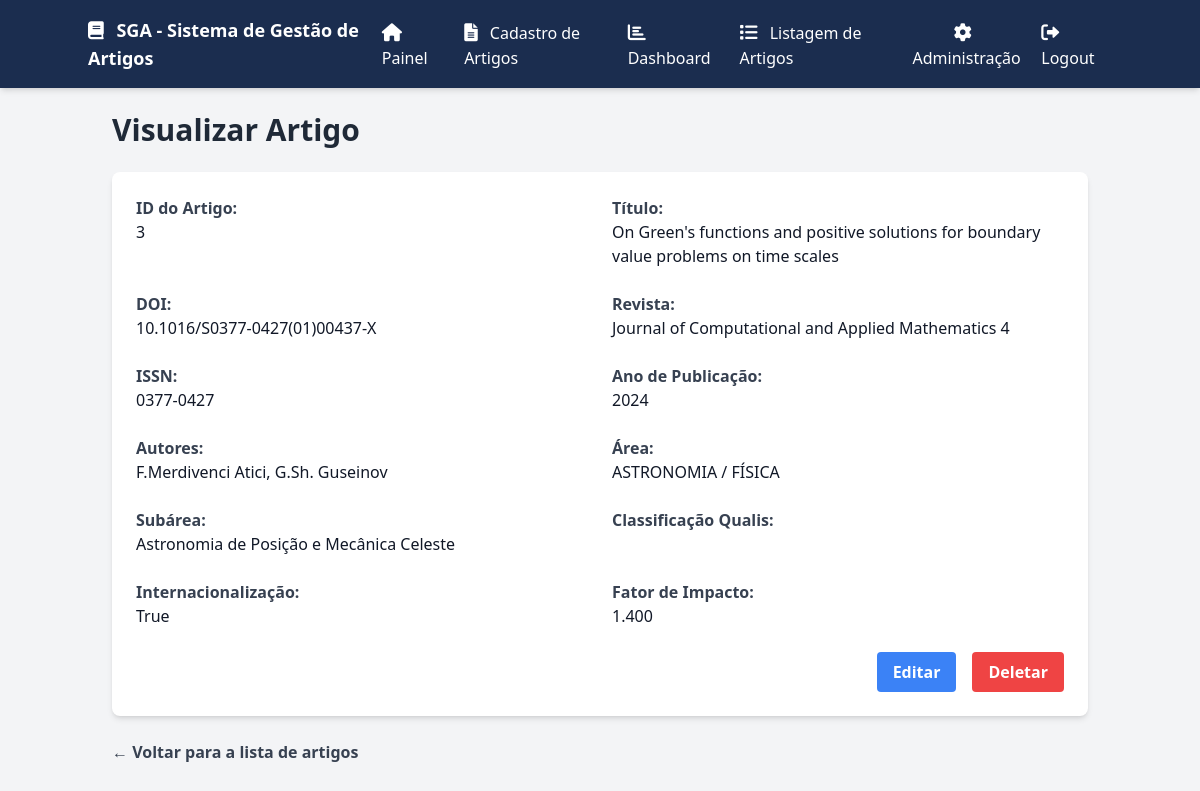
Screenshot of /visualizar_artigo/3 (signed in) with the database file from the repository.
### app/models.py (models this page shows)
class Artigo(db.Model):
    id = db.Column(db.Integer, primary_key=True)
    doi = db.Column(db.String(255), unique=True, nullable=False)
    titulo = db.Column(db.String(255), nullable=False)
    ano = db.Column(db.Integer, nullable=False)
    revista = db.Column(db.String(255), nullable=False)
    issn = db.Column(db.String(9), nullable=False)
    area_id = db.Column(db.Integer, nullable=False)
    subarea_id = db.Column(db.Integer, nullable=False)
    autores = db.Column(db.String(255), nullable=False)  # Armazenar autores como string, pode ser melhorado com tabela relacional
    internacionalizacao = db.Column(db.Boolean, default=False)
    classificacao = db.Column(db.String(10), nullable=True)
    fator_impacto = db.Column(db.Numeric(5, 3), nullable=True)

class Area(db.Model):
    id = db.Column(db.Integer, primary_key=True)
    nome = db.Column(db.String(255), nullable=False, unique=True)
    subareas = db.relationship('Subarea', backref='area', lazy=True)

class Subarea(db.Model):
    id = db.Column(db.Integer, primary_key=True)
    nome = db.Column(db.String(255), nullable=False, unique=True)
    area_id = db.Column(db.Integer, db.ForeignKey('area.id'), nullable=False)

### app/routes/routes.py (the view)
@main_bp.route('/visualizar_artigo/<int:id>')
@login_required
def visualizar_artigo(id):
    artigo = Artigo.query.get_or_404(id)
    area = Area.query.get(artigo.area_id)
    subarea = Subarea.query.get(artigo.subarea_id)
    area_nome = area.nome if area else "Não especificada"
    subarea_nome = subarea.nome if subarea else "Não especificada"
    return render_template('visualizar_artigo.html', artigo=artigo, area_nome=area_nome, subarea_nome=subarea_nome)

### app/__init__.py (called while the page is built)
@login_manager.user_loader
def load_user(user_id):
    from app.models import User
    return User.query.get(int(user_id))  # Carrega o usuário pelo ID

### app/templates/visualizar_artigo.html (shortened to what this page needs)
<!DOCTYPE html>
<html lang="pt-BR">
<head>
    <script src="https://cdn.tailwindcss.com"></script>
    <link rel="stylesheet" href="https://cdnjs.cloudflare.com/ajax/libs/font-awesome/6.0.0-beta3/css/all.min.css">
</head>
<body class="bg-gray-100 font-sans leading-normal tracking-normal">
    <nav class="bg-[#1b2d4f] p-4 shadow-md">
        <div class="container mx-auto flex justify-between items-center">
            <div class="text-white text-lg font-semibold">
                <i class="fas fa-book mr-2"></i> SGA - Sistema de Gestão de Artigos
            </div>
            <div id="menuItems" class="hidden md:flex space-x-4">
                <a href="{{ url_for('main.painel') }}" class="text-white hover:text-[#f9b233]">
                    <i class="fas fa-home mr-2 text-lg"></i> Painel
                </a>
                <a href="{{ url_for('main.submit_artigo') }}" class="text-white hover:text-[#f9b233]">
                    <i class="fas fa-file-alt mr-2 text-lg"></i> Cadastro de Artigos
                </a>
                <a href="{{ url_for('main.dashboard') }}" class="text-white hover:text-[#f9b233]">
                    <i class="fas fa-chart-bar mr-2 text-lg"></i> Dashboard
                </a>
                <a href="{{ url_for('main.listar_artigos') }}" class="text-white hover:text-[#f9b233]">
                    <i class="fas fa-list mr-2 text-lg"></i> Listagem de Artigos
                </a>
                {% if current_user.is_authenticated and current_user.is_admin %}
                <div class="relative group">
                    <button class="text-white hover:text-[#f9b233] focus:outline-none">
                        <i class="fas fa-cog mr-2 text-lg"></i> Administração
                    </button>
                </div>
                {% endif %}
                {% if current_user.is_authenticated %}
                    <a href="{{ url_for('auth.logout') }}" class="text-white hover:text-[#f9b233]">
                        <i class="fas fa-sign-out-alt mr-2 text-lg"></i> Logout
                    </a>
                {% else %}
                    <a href="{{ url_for('auth.login') }}" class="text-white hover:text-[#f9b233]">
                        <i class="fas fa-sign-in-alt mr-2 text-lg"></i> Login
                    </a>
                {% endif %}
            </div>
        </div>
    </nav>
    <div class="container mx-auto p-6">
        <h1 class="text-3xl font-bold mb-6 text-gray-800">Visualizar Artigo</h1>
        <div class="bg-white shadow-md rounded-lg p-6">
            <div class="grid grid-cols-1 md:grid-cols-2 gap-6 mb-4">
                <div>
                    <label class="block text-gray-700 font-bold">ID do Artigo:</label>
                    <p class="text-gray-900">{{ artigo.id }}</p>
                </div>
                <div>
                    <label class="block text-gray-700 font-bold">Título:</label>
                    <p class="text-gray-900">{{ artigo.titulo }}</p>
                </div>
                <div>
                    <label class="block text-gray-700 font-bold">DOI:</label>
                    <p class="text-gray-900">{{ artigo.doi }}</p>
                </div>
                <div>
                    <label class="block text-gray-700 font-bold">Revista:</label>
                    <p class="text-gray-900">{{ artigo.revista }}</p>
                </div>
                <div>
                    <label class="block text-gray-700 font-bold">ISSN:</label>
                    <p class="text-gray-900">{{ artigo.issn }}</p>
                </div>
                <div>
                    <label class="block text-gray-700 font-bold">Ano de Publicação:</label>
                    <p class="text-gray-900">{{ artigo.ano }}</p>
                </div>
                <div>
                    <label class="block text-gray-700 font-bold">Autores:</label>
                    <p class="text-gray-900">{{ artigo.autores }}</p>
                </div>
                <div>
                    <label class="block text-gray-700 font-bold">Área:</label>
                    <p class="text-gray-900">{{ area_nome }}</p>
                </div>
                <div>
                    <label class="block text-gray-700 font-bold">Subárea:</label>
                    <p class="text-gray-900">{{ subarea_nome }}</p>
                </div>
                <div>
                    <label class="block text-gray-700 font-bold">Classificação Qualis:</label>
                </div>
                <div>
                    <label class="block text-gray-700 font-bold">Internacionalização:</label>
                    <p class="text-gray-900">{{ artigo.internacionalizacao }}</p>
                </div>
                <div>
                    <label class="block text-gray-700 font-bold">Fator de Impacto:</label>
                    <p class="text-gray-900">{{ artigo.fator_impacto }}</p>
                </div>
            </div>
            <div class="flex justify-end space-x-4 mt-6">
                <a href="{{ url_for('main.editar_artigo', id=artigo.id) }}"
                   class="bg-blue-500 hover:bg-blue-600 text-white font-bold py-2 px-4 rounded">
                    Editar
                </a>
                <form action="{{ url_for('main.deletar_artigo', id=artigo.id) }}" method="POST"
                      onsubmit="return confirm('Tem certeza que deseja deletar este artigo?');">
                    <button type="submit" class="bg-red-500 hover:bg-red-600 text-white font-bold py-2 px-4 rounded">
                        Deletar
                    </button>
                </form>
            </div>
        </div>
        <div class="mt-6">
            <a href="{{ url_for('main.listar_artigos') }}" class="text-gray-700 hover:text-gray-900 font-semibold">
                &larr; Voltar para a lista de artigos
            </a>
        </div>
    </div>
</body>
</html>

### rows the page displays
Artigo: id "3", titulo "On Green's functions and positive solutions for boundary value problems on time scales", doi "10.1016/S0377-0427(01)00437-X", revista "Journal of Computational and Applied Mathematics 4", issn "0377-0427", ano "2024", autores "F.Merdivenci Atici, G.Sh. Guseinov", internacionalizacao "True", fator_impacto "1.400"
Area: nome "ASTRONOMIA / FÍSICA"
Subarea: nome "Astronomia de Posição e Mecânica Celeste"
